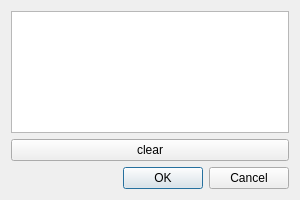
<?xml version="1.0" encoding="UTF-8"?>
<ui version="4.0">
 <class>ASCIIBox</class>
 <widget class="QDialog" name="ASCIIBox">
  <property name="geometry">
   <rect>
    <x>0</x>
    <y>0</y>
    <width>300</width>
    <height>200</height>
   </rect>
  </property>
  <property name="windowTitle">
   <string>ASCII Text...</string>
  </property>
  <layout class="QVBoxLayout" name="verticalLayout_2">
   <item>
    <widget class="QTextEdit" name="textEdit"/>
   </item>
   <item>
    <widget class="QPushButton" name="pushButton">
     <property name="text">
      <string>clear</string>
     </property>
    </widget>
   </item>
   <item>
    <widget class="QDialogButtonBox" name="buttonBox">
     <property name="orientation">
      <enum>Qt::Horizontal</enum>
     </property>
     <property name="standardButtons">
      <set>QDialogButtonBox::Cancel|QDialogButtonBox::Ok</set>
     </property>
    </widget>
   </item>
  </layout>
 </widget>
 <resources/>
 <connections>
  <connection>
   <sender>buttonBox</sender>
   <signal>accepted()</signal>
   <receiver>ASCIIBox</receiver>
   <slot>accept()</slot>
   <hints>
    <hint type="sourcelabel">
     <x>248</x>
     <y>254</y>
    </hint>
    <hint type="destinationlabel">
     <x>157</x>
     <y>274</y>
    </hint>
   </hints>
  </connection>
  <connection>
   <sender>buttonBox</sender>
   <signal>rejected()</signal>
   <receiver>ASCIIBox</receiver>
   <slot>reject()</slot>
   <hints>
    <hint type="sourcelabel">
     <x>316</x>
     <y>260</y>
    </hint>
    <hint type="destinationlabel">
     <x>286</x>
     <y>274</y>
    </hint>
   </hints>
  </connection>
 </connections>
</ui>
